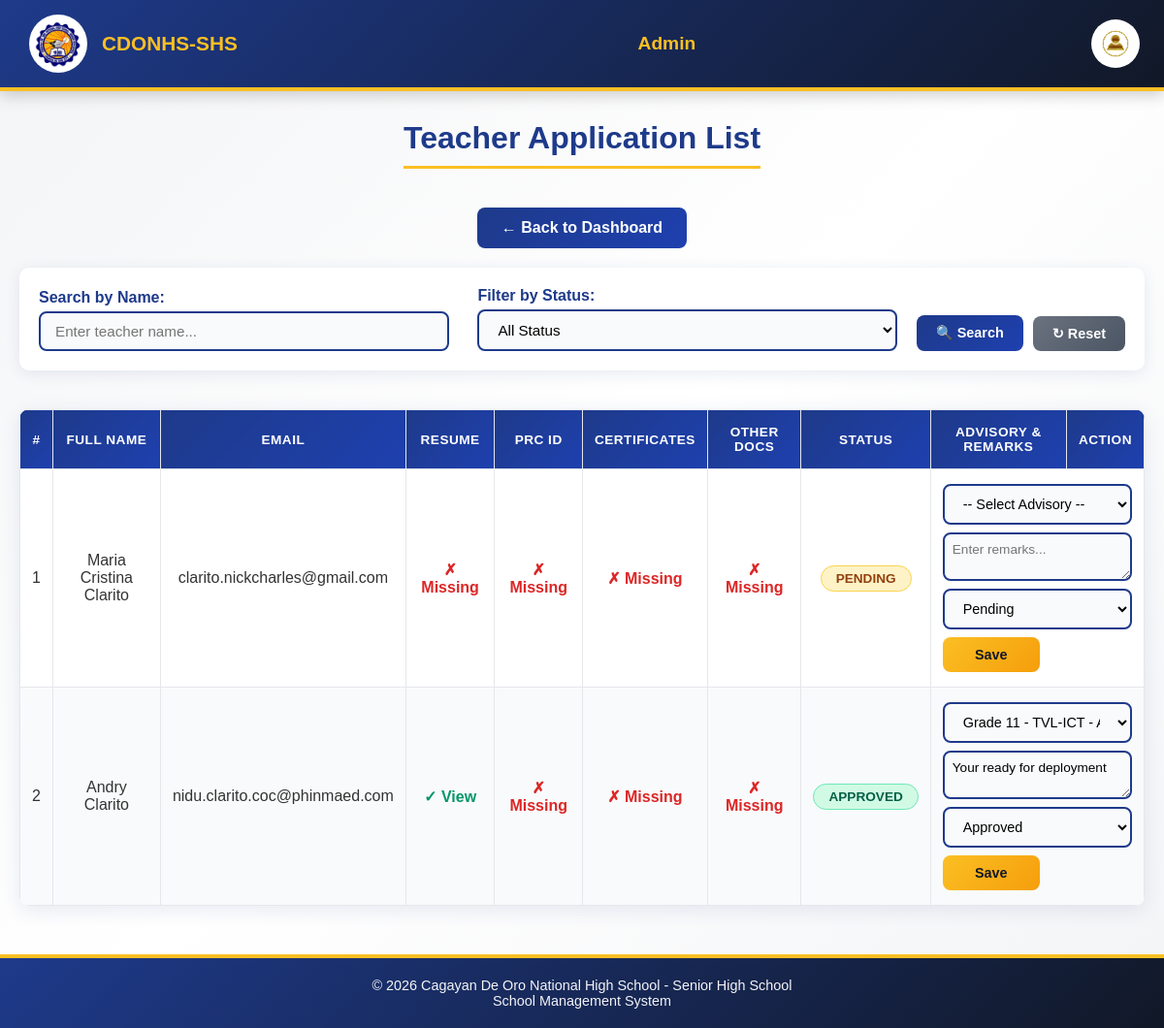
Page /Website_Files/Admin_Files/admin_teacher_application_list.php (signed in) on the earlier database version.
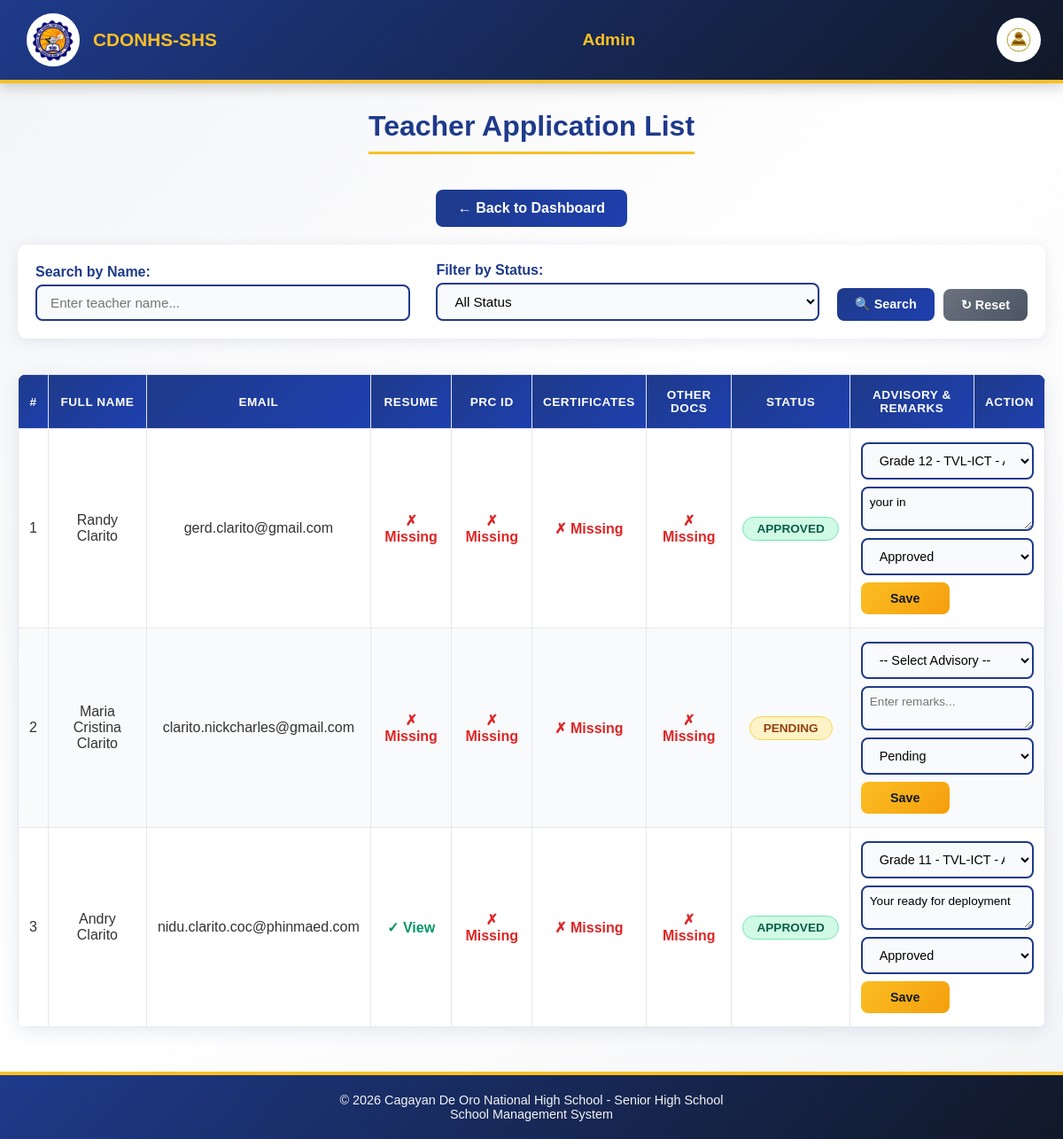
Same page on the later database version.
### tables this page shows
CREATE TABLE `teacher_applications` (
  `teacher_application_id` int(11) NOT NULL,
  `first_name` varchar(100) NOT NULL,
  `last_name` varchar(100) NOT NULL,
  `middle_name` varchar(100) DEFAULT NULL,
  `extension_name` varchar(20) DEFAULT NULL,
  `date_of_birth` date NOT NULL,
  `gender` enum('male','female','other') NOT NULL,
  `civil_status` enum('single','married','divorced','widowed') NOT NULL,
  `contact_number` varchar(20) NOT NULL,
  `email` varchar(150) NOT NULL,
  `facebook_profile` varchar(255) DEFAULT NULL,
  `house_number_street` varchar(255) NOT NULL,
  `barangay` varchar(100) NOT NULL,
  `city_municipality` varchar(100) NOT NULL,
  `province` varchar(100) NOT NULL,
  `current_school` varchar(255) NOT NULL,
  `highest_education` enum('Bachelors','Masters','Doctorate','Other') NOT NULL,
  `specialization` varchar(255) NOT NULL,
  `application_status` enum('Pending','Approved','Rejected') DEFAULT 'Pending',
  `remarks` text DEFAULT NULL,
  `date_submitted` timestamp NOT NULL DEFAULT current_timestamp(),
  `resume_cv` varchar(255) DEFAULT NULL,
  `prc_id_copy` varchar(255) DEFAULT NULL,
  `certificates` varchar(255) DEFAULT NULL,
  `other_documents` varchar(255) DEFAULT NULL,
  `profile_image` varchar(255) DEFAULT NULL
);

### Website_Files/Admin_Files/admin_teacher_application_list.php (the view, shortened to what the changed rows need)
<?php
include "../../DB_Connection/Connection.php";
$sql = "SELECT * FROM teacher_applications WHERE 1=1";
$sql .= " ORDER BY teacher_application_id DESC";
$result = $connection->query($sql);
$advisoryQuery = "
    SELECT DISTINCT
        ss.strand_id,
        st.strand_name,
        ss.grade_level,
        ss.section_id,
        sec.section_name
    FROM student_strand ss
    JOIN strands st ON ss.strand_id = st.strand_id
    JOIN section sec ON ss.section_id = sec.section_id
    ORDER BY ss.grade_level, st.strand_name, sec.section_name
";
$advisoryResult = $connection->query($advisoryQuery);
$assignedAdvisories = [];
$assignedQuery = "
    SELECT ta.strand_id, ta.grade_level, ta.section_id, t.application_id
    FROM teacher_advisory ta
    JOIN teachers t ON ta.teacher_id = t.teacher_id
";
$assignedResult = $connection->query($assignedQuery);
while ($assigned = $assignedResult->fetch_assoc()) {
    $key = $assigned['strand_id'] . "|" . $assigned['grade_level'] . "|" . $assigned['section_id'];
    $assignedAdvisories[$key] = $assigned['application_id'];
}
$currentAdvisoryStmt = $connection->prepare("
    SELECT ta.strand_id, ta.grade_level, ta.section_id
    FROM teacher_advisory ta
    JOIN teachers t ON ta.teacher_id = t.teacher_id
    WHERE t.application_id = ?
");
?>
<!DOCTYPE html>
<html lang="en">
<head>
    <link rel="stylesheet" href="../../Design/main_design.css">
    <link rel="stylesheet" href="../../Design/profile_dropdown.css">
    <link rel="stylesheet" href="../../Design/admin/application_list_design.css">
</head>
<body>
    <div class="page-title">
        <h1>Teacher Application List</h1>
    </div>
    <div class="table-container">
        <table>
            <thead>
                <tr>
                    <th>#</th>
                    <th>Full Name</th>
                    <th>Email</th>
                    <th>Resume</th>
                    <th>PRC ID</th>
                    <th>Certificates</th>
                    <th>Other Docs</th>
                    <th>Status</th>
                    <th>Advisory & Remarks</th>
                    <th>Action</th>
                </tr>
            </thead>
            <tbody>
                <?php if ($result->num_rows > 0): ?>
                    <?php $count = 1; ?>
                    <?php while ($row = $result->fetch_assoc()): ?>
                        <tr>
                            <td><?= $count++; ?></td>
                            <td><?= htmlspecialchars($row['first_name'] . ' ' . $row['last_name']); ?></td>
                            <td><?= htmlspecialchars($row['email']); ?></td>
                            <td>
                                <?php if (!empty($row['resume_cv'])): ?>
                                    <a href="../../uploads/<?= htmlspecialchars($row['resume_cv']); ?>" target="_blank" class="doc-submitted">✓ View</a>
                                <?php else: ?>
                                    <span class="doc-missing">✗ Missing</span>
                                <?php endif; ?>
                            </td>
                            <td>
                                <?php if (!empty($row['prc_id_copy'])): ?>
                                    <a href="../../uploads/<?= htmlspecialchars($row['prc_id_copy']); ?>" target="_blank" class="doc-submitted">✓ View</a>
                                <?php else: ?>
                                    <span class="doc-missing">✗ Missing</span>
                                <?php endif; ?>
                            </td>
                            <td>
                                <?php if (!empty($row['certificates'])): ?>
                                    <a href="../../uploads/<?= htmlspecialchars($row['certificates']); ?>" target="_blank" class="doc-submitted">✓ View</a>
                                <?php else: ?>
                                    <span class="doc-missing">✗ Missing</span>
                                <?php endif; ?>
                            </td>
                            <td>
                                <?php if (!empty($row['other_documents'])): ?>
                                    <a href="../../uploads/<?= htmlspecialchars($row['other_documents']); ?>" target="_blank" class="doc-submitted">✓ View</a>
                                <?php else: ?>
                                    <span class="doc-missing">✗ Missing</span>
                                <?php endif; ?>
                            </td>
                            <td>
                                <?php
                                $statusClass = 'status-pending';
                                if ($row['application_status'] == 'Approved') $statusClass = 'status-approved';
                                ?>
                                <span class="status-badge <?= $statusClass; ?>">
                                    <?= htmlspecialchars($row['application_status']); ?>
                                </span>
                            </td>
                            <td colspan="2">
                                <form action="../../Back_End_Files/PHP_Files/teacher_update_remarks.php" method="POST" class="form-inline">
                                    <select name="advisory_assignment">
                                        <option value="">-- Select Advisory --</option>
                                        <?php
                                        if ($advisoryResult->num_rows > 0):
                                            $advisoryResult->data_seek(0);
                                            $currentAdvisoryStmt->bind_param("i", $row['teacher_application_id']);
                                            $currentAdvisoryStmt->execute();
                                            $current = $currentAdvisoryStmt->get_result()->fetch_assoc();
                                            while ($adv = $advisoryResult->fetch_assoc()):
                                                $value = $adv['strand_id'] . "|" . $adv['grade_level'] . "|" . $adv['section_id'];
                                                $selected = '';
                                                $disabled = '';
                                                if ($current) {
                                                    if (
                                                        $current['strand_id'] == $adv['strand_id'] &&
                                                        $current['grade_level'] == $adv['grade_level'] &&
                                                        $current['section_id'] == $adv['section_id']
                                                    ) {
                                                        $selected = 'selected';
                                                    }
                                                }
                                                if (!$selected && isset($assignedAdvisories[$value])) {
                                                    $disabled = 'disabled';
                                                }
                                        ?>
                                                <option value="<?= $value ?>" <?= $selected ?> <?= $disabled ?>>
                                                    Grade <?= $adv['grade_level']; ?> -
                                                </option>
                                        <?php endwhile; endif; ?>
                                    </select>
                                    <textarea name="remarks" rows="2" class="remarks-small" placeholder="Enter remarks..."><?= htmlspecialchars($row['remarks'] ?? ''); ?></textarea>
                                    <select name="application_status" required>
                                        <option value="Pending" <?= $row['application_status'] == 'Pending' ? 'selected' : ''; ?>>Pending</option>
                                        <option value="Approved" <?= $row['application_status'] == 'Approved' ? 'selected' : ''; ?>>Approved</option>
                                    </select>
                                    <button type="submit" class="btn btn-save">Save</button>
                                </form>
                            </td>
                        </tr>
                    <?php endwhile; ?>
                <?php endif; ?>
            </tbody>
        </table>
    </div>
</body>
</html>

Differences in the rows shown:
added teacher_applications: first_name+last_name "Randy Clarito", email "gerd.clarito@gmail.com", shows "✗ Missing", application_status "APPROVED", remarks "your in", application_status "Approved"
